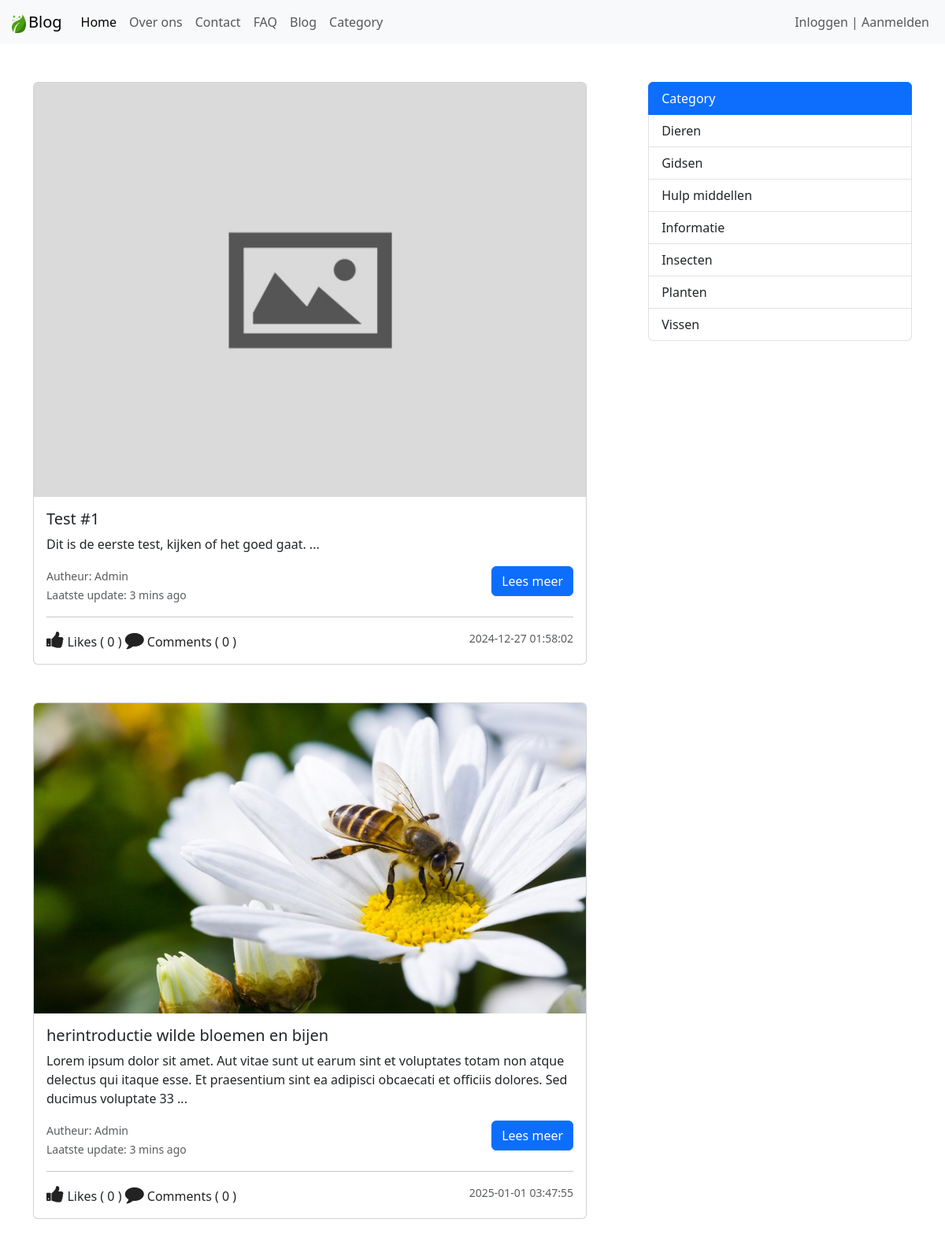
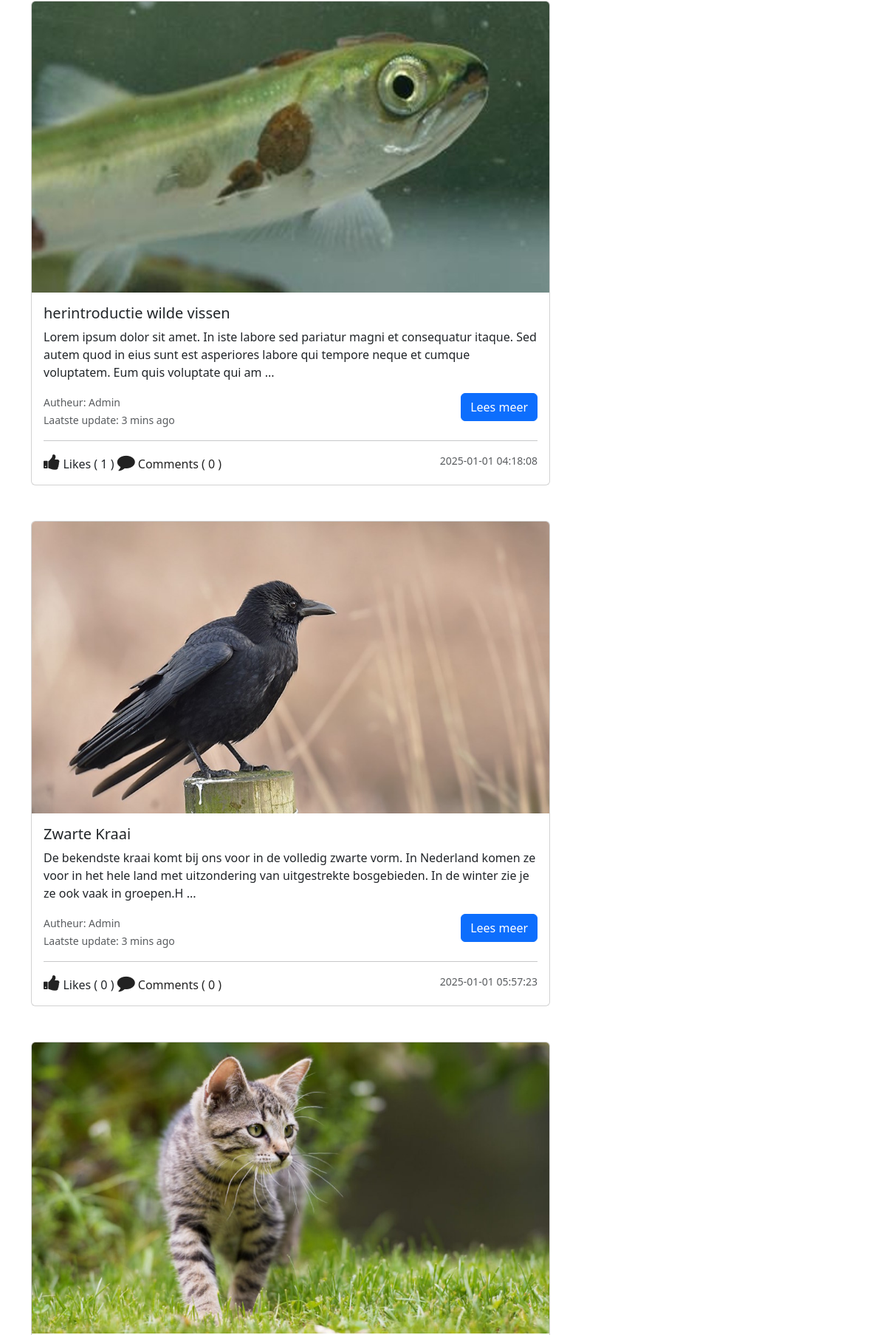
Screenshot of /blog.php (upper part) with the database file from the repository (2 pictures, top to bottom).
### tables this page shows
CREATE TABLE `post` (
  `post_id` int(11) NOT NULL,
  `post_title` varchar(127) NOT NULL,
  `post_text` text NOT NULL,
  `category` int(11) NOT NULL,
  `publish` int(2) NOT NULL DEFAULT 1,
  `cover_url` varchar(255) NOT NULL DEFAULT 'default.jpg',
  `crated_at` datetime NOT NULL DEFAULT current_timestamp()
);

CREATE TABLE `category` (
  `id` int(11) NOT NULL,
  `category` varchar(127) NOT NULL
);

### admin/data/post.php (called while the page is built, shortened)
<?php
function getAll($conn) {
    $sql = "SELECT * FROM post";
    $stmt = $conn->prepare($sql);
    $stmt->execute();
    if ($stmt->rowCount() >= 1) {
        $data = $stmt->fetchAll();
        return $data;
    } else {
        return 0;
    }
}
function getAllCategories($conn) {
    $sql = "SELECT * FROM category ORDER BY category";
    $stmt = $conn->prepare($sql);
    $stmt->execute();
    if ($stmt->rowCount() >= 1) {
        $data = $stmt->fetchAll();
        return $data;
    } else {
        return 0;
    }
}

### admin/data/comment.php (called while the page is built, shortened)
<?php
function CountByPostID($conn, $id){
   $sql = "SELECT * FROM comment WHERE post_id=?";
   $stmt = $conn->prepare($sql);
   $stmt->execute([$id]);
   return $stmt->rowCount();
}
function likeCountByPostID($conn, $id){
   $sql = "SELECT * FROM post_like WHERE post_id=?";
   $stmt = $conn->prepare($sql);
   $stmt->execute([$id]);
   return $stmt->rowCount();
}

### blog.php (the view, shortened to what this page needs)
<?php
$logged = false;
?>
<!DOCTYPE html>
<html lang="en">
<head>
    <link rel="stylesheet" href="https://stackpath.bootstrapcdn.com/font-awesome/4.7.0/css/font-awesome.min.css">
    <link href="https://cdn.jsdelivr.net/npm/bootstrap@5.3.3/dist/css/bootstrap.min.css" rel="stylesheet">
    <link rel="stylesheet" href="https://stackpath.bootstrapcdn.com/font-awesome/4.7.0/css/font-awesome.min.css">
    <link rel="stylesheet" href="css/style.css">
</head>
<body>
    <?php
        include 'inc/NavBar.php';
        include_once("admin/data/post.php");
		include_once("admin/data/comment.php");
		include_once("db_conn.php");
		$posts = getAll($conn);
        $categories = getAllCategories($conn);
    ?>
    <div class="container mt-5">
        <section class="d-flex">
            <?php if ($posts != 0) { ?>
            <main class="main-blog">
                <?php foreach ($posts as $post) { ?>
                <div class="card main-blog-card mb-5">
                    <img src="upload/blog/<?=$post['cover_url']?>" class="card-img-top" alt="...">
                    <div class="card-body">
                        <h5 class="card-title"><?=$post['post_title']?></h5>
                        <?php
                            $p = strip_tags($post['post_text']);
                            $p = substr($p, 0, 200);
                        ?>
                        <p class="card-text"><?=$p?> ...</p>
                        <a href="blog-view.php?post_id=<?=$post['post_id']?>" class="btn btn-primary lees-meer-btn">Lees meer</a>
                        <p class="card-text">
                            <small class="text-body-secondary blog-post-author">Autheur: Admin</small>
                        <br>
                            <small class="text-body-secondary blog-post-update">Laatste update: 3 mins ago</small>
                        </p>
                        <hr>
                        <div class="d-flex justify-content-between">
                            <div class="react-btns">
                                <?php
                                $post_id = $post['post_id'];
                                if ($logged) {
                                    $liked = isLikedByUserID($conn, $post_id, $user_id);
                                if ($liked) {
                                ?>
                                <i class="fa fa-thumbs-up liked like-btn"
                                    post-id="<?=$post_id?>"
                                    liked="1"
                                    aria-hidden="true">
                                </i>
                                <?php }else { ?>
                                    <i class="fa fa-thumbs-up like like-btn"
                                        post-id="<?=$post_id?>"
                                        liked="0"
                                        aria-hidden="true">
                                    </i>
                                <?php } }else { ?>
                                <i class="fa fa-thumbs-up" aria-hidden="true"></i>
                                <?php } ?>
                                 Likes (
                                <span><?php
                                    echo likeCountByPostID($conn, $post['post_id']);
                                ?></span> )
                            <a href="blog-view.php?post_id=<?=$post['post_id']?>#comments">
                                <i class="fa fa-comment" aria-hidden="true">
                                </i> Comments (
                                <?php
                                    echo CountByPostID($conn, $post['post_id']);
                                ?> )
                            </a>
                        </div>
                        <small class="text-body-secondary"><?=$post['crated_at']?></small>
                    </div>
                    </div>
                </div>
                <?php } ?>
            </main>
            <?php } ?>
            <aside class="aside-main">
                <div class="list-group category-aside">
                    <a href="#" class="list-group-item list-group-item-action active" aria-current="true">
                        Category
                    </a>
                    <?php foreach ($categories as $category) { ?>
                    <a href="category.php?category_id=<?=$category['id']?>" class="list-group-item list-group-item-action">
                        <?php echo $category['category']; ?>
                    </a>
                    <?php } ?>
                </div>
            </aside>
        </section>
    </div>
</body>
</html>

### css/style.css (style rules this page uses)
body { overflow-y: scroll; }
img { max-width: 100%; }
.lees-meer-btn { float: right; }
.main-blog-card { width: 90%; }
.category-aside { width: 100%; }
.main-blog { width: 70%; }
.aside-main { width: 30%; }
.react-btns i { font-size: 24px; color: #222; cursor: pointer; }
.react-btns a { text-decoration: none; color: #222; cursor: pointer; }

### rows the page displays
post: cover_url (placeholder picture), post_title "Test #1", post_text "Dit is de eerste test, kijken of het goed gaat.", post_id "0", crated_at "2024-12-27 01:58:02"
post: cover_url (picture), post_title "herintroductie wilde bloemen en bijen", post_text "Lorem ipsum dolor sit amet. Aut vitae sunt ut earum sint et voluptates totam non atque delectus qui itaque esse. Et praesentium sint ea adipisci obcaecati et officiis dolores. Sed ducimus voluptate 33", post_id "0", crated_at "2025-01-01 03:47:55"
post: cover_url (picture), post_title "herintroductie wilde vissen", post_text "Lorem ipsum dolor sit amet. In iste labore sed pariatur magni et consequatur itaque. Sed autem quod in eius sunt est asperiores labore qui tempore neque et cumque voluptatem. Eum quis voluptate qui am", post_id "1", post_id "0", crated_at "2025-01-01 04:18:08"
post: cover_url (picture), post_title "Zwarte Kraai", post_text "De bekendste kraai komt bij ons voor in de volledig zwarte vorm. In Nederland komen ze voor in het hele land met uitzondering van uitgestrekte bosgebieden. In de winter zie je ze ook vaak in groepen.H", post_id "0", crated_at "2025-01-01 05:57:23"
post: cover_url (picture)
category: category "Dieren"
category: category "Gidsen"
category: category "Hulp middellen"
category: category "Informatie"
category: category "Insecten"
category: category "Planten"
category: category "Vissen"
